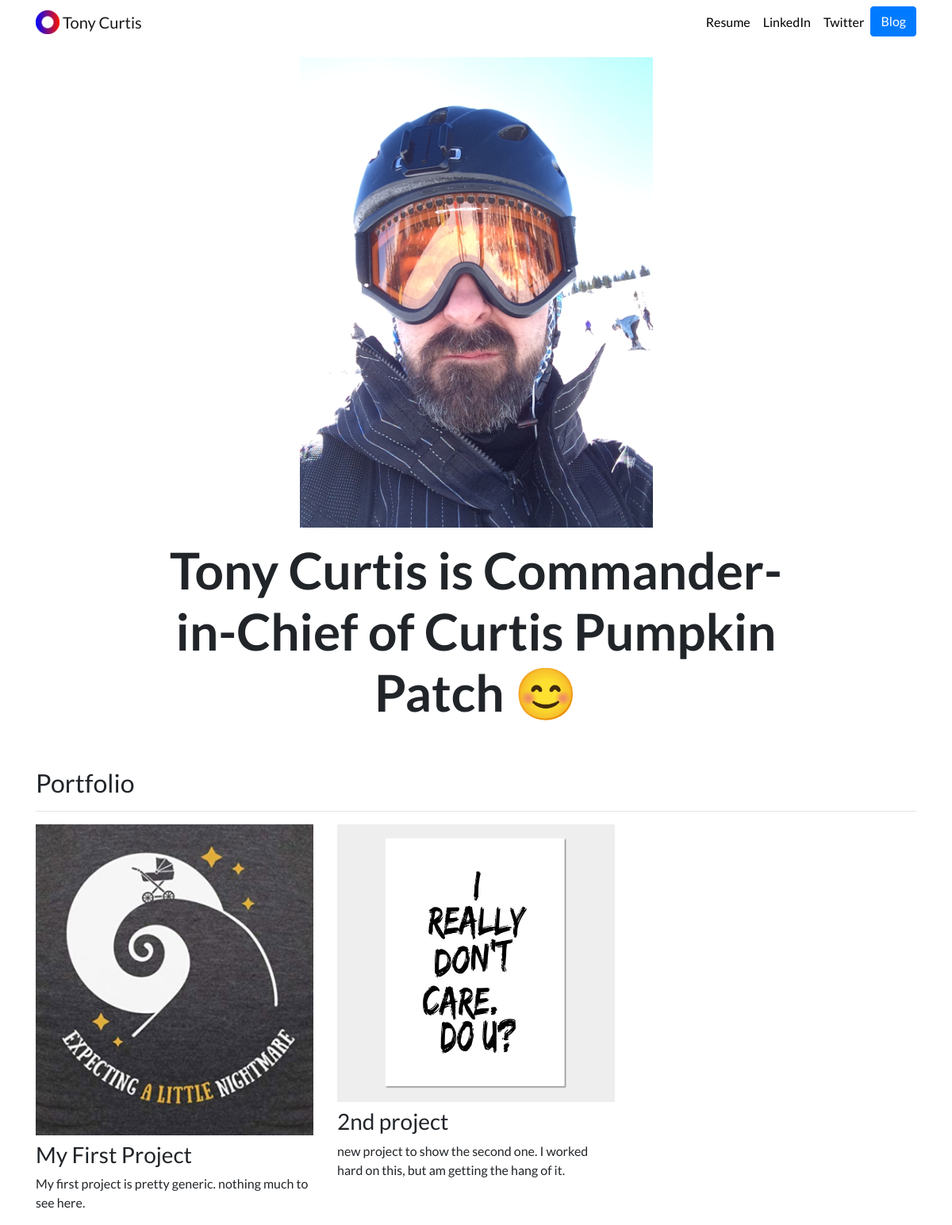
The page / on the database its author committed.
### portfolio/models.py (models this page shows, shortened)
class Project(models.Model):
    title = models.CharField(max_length=100)
    description = models.CharField(max_length=300)
    image = models.ImageField(upload_to='portfolio/images/')
    url = models.URLField(blank=True)

### portfolio/views.py (the view)
# urls.py: 2. Add a URL to urlpatterns:  path('', views.home, name='home')
def home(request):
    projects = Project.objects.all()
    return render(request, "portfolio/home.html", {'projects': projects})

### portfolio/templates/portfolio/home.html
{% extends "portfolio/base.html" %}
{% load static %}
{% block content %}
<div class="row justify-content-center my-3">
  <div class="col-5">
    <img src="{% static 'portfolio/IMG_0195.JPG' %}" class="img-fluid">
  </div>
</div>
<div class="row justify-content-center mb-3">
  <div class="col-md-9 text-center">
    <h1 id="hometext" class="font-weight-bold">Tony Curtis is Commander-in-Chief of Curtis Pumpkin Patch 😊</h1>
  </div>
</div>
<h2 class="mt-5">Portfolio</h2>
<hr>
<div class="row">
  {% for project in projects %}
  <div class="col-lg-4 col-md-6">
    {% if project.url %}
    <a href="{{ project.url }}">
      <img src="{{ project.image.url }}" class="img-fluid mb-2">
    </a>
    {% else %}
    <img src="{{ project.image.url }}" class="img-fluid mb-2">
    {% endif %}
    <h3>{{ project.title }}</h3>
    <p>{{ project.description }}</p>
  </div>
  {% endfor %}
</div>
{% endblock %}

### portfolio/templates/portfolio/base.html (shortened to what this page needs)
{% load static %}
<!doctype html>
<html lang="en">
<head>
  <link rel="stylesheet" href="https://stackpath.bootstrapcdn.com/bootstrap/4.4.1/css/bootstrap.min.css">
  <link rel="stylesheet" href="{% static "portfolio/custom.css" %}">
</head>
<body>
  <nav id="topNav" class="navbar navbar-expand-md navbar-light">
    <div class="container">
      <a class="navbar-brand" href="{% url 'home' %}">
        <img src="{% static "portfolio/Logo.png" %}" width="30" height="30" class="d-inline-block align-top" alt="Tony's Logo">
        <span>Tony Curtis</span>
      </a>
      <div class="collapse navbar-collapse text-center" id="navbarNav">
        <ul class="navbar-nav ml-auto">
          <li class="nav-item">
            <a class="nav-link" href="{% static "portfolio/Tony Curtis-Resume 2019.pdf" %}">Resume</a>
          </li>
          <li class="nav-item">
            <a class="nav-link" href="https://www.linkedin.com/in/tony-curtis/" target="_blank">LinkedIn</a>
          </li>
          <li class="nav-item">
            <a class="nav-link" href="https://twitter.com/ZappyCode" target="_blank">Twitter</a>
          </li>
          <li>
            <a role="button" href="{% url 'blog:all_blogs' %}" class="btn btn-primary">Blog</a>
          </li>
        </ul>
      </div>
    </div>
  </nav>
  <div class="container">
    {% block content %}{% endblock %}
  </div>
</body>
</html>

### portfolio/static/portfolio/custom.css (style rules this page uses)
.navbar-nav .nav-link { color: rgba(0,0,0,1) !important; }
body { font-family: 'Lato', sans-serif; }
@media (min-width: 992px) { #hometext { font-size: 4rem; } }

### rows shown on the page
Project: image (picture), title "My First Project", description "My first project is pretty generic. nothing much to see here."
Project: image (picture), title "2nd project", description "new project to show the second one. I worked hard on this, but am getting the hang of it."
